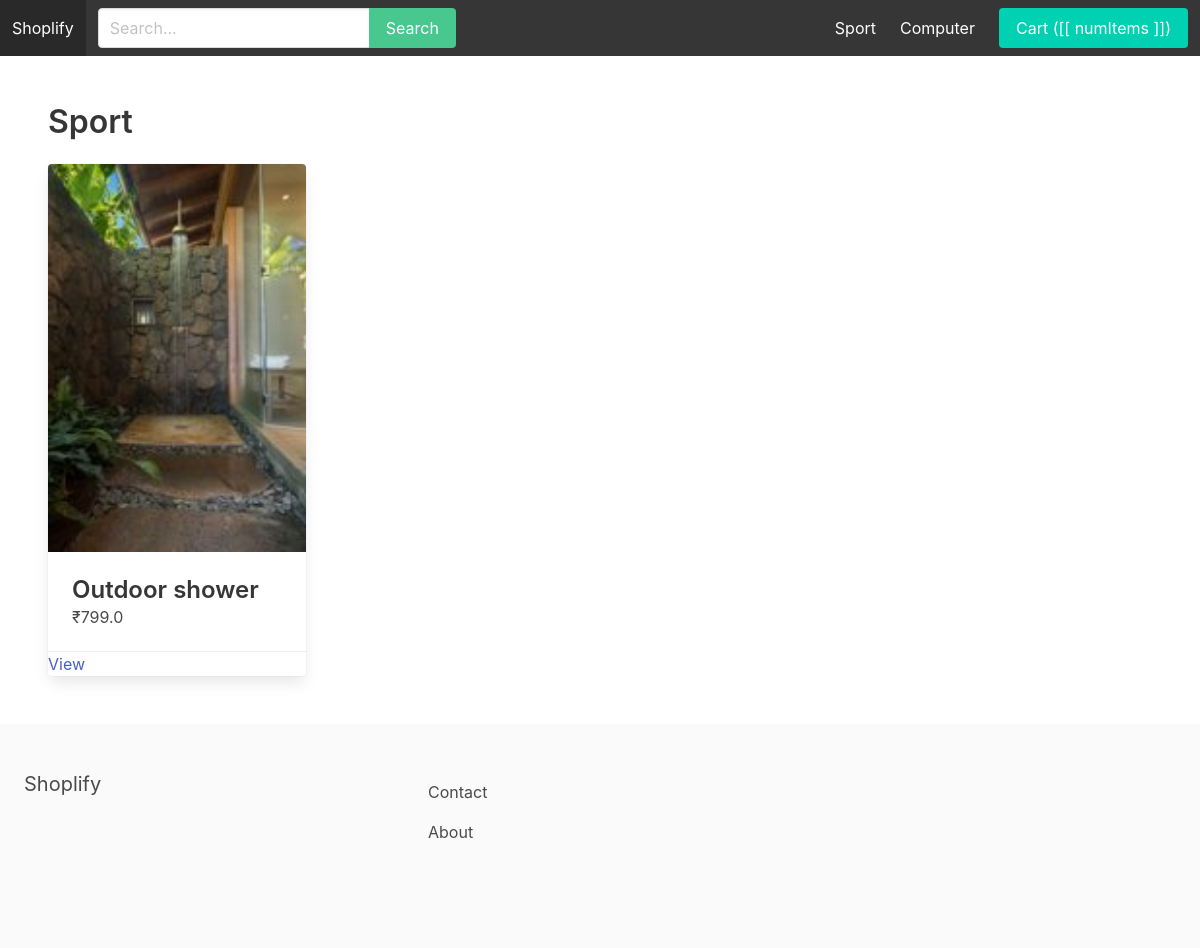
The page /sport/ on the database its author committed.
### store/models.py (models this page shows, shortened)
class Category(models.Model):
    title = models.CharField(max_length=255)
    slug = models.SlugField(max_length=255)
    ordering = models.IntegerField(default=0)
    class Meta:
        verbose_name_plural = 'Categories'
        ordering = ('ordering',)

class Product(models.Model):
    category = models.ForeignKey(Category, related_name='products', on_delete=models.CASCADE)
    title = models.CharField(max_length=255)
    slug = models.SlugField(max_length=255)
    description = models.TextField(blank=True, null=True)
    price = models.FloatField(max_length=255)
    is_featured = models.BooleanField(default=False)
    image = models.ImageField(upload_to='uploads/', blank=True, null=True)
    thumbnail = models.ImageField(upload_to='uploads/', blank=True, null=True)
    date_added = models.DateTimeField(auto_now_add=True)
    class Meta:
        ordering = ('-date_added',)

### store/views.py (the view)
# urls.py: path('<slug:slug>/', category_detail, name='category_detail'),
def category_detail(request, slug):
    category = get_object_or_404(Category, slug=slug)
    products = category.products.all()
    context = {
        'category': category,
        'products': products
    }
    return render(request, 'category_detail.html', context)

### cart/cart.py (called while the page is built)
    def __iter__(self):
        product_ids = self.cart.keys()
        product_clean_ids = []
        for p in product_ids:
            product_clean_ids.append(p)
            self.cart[str(p)]['product'] = Product.objects.get(pk=p)
        for item in self.cart.values():
            item['total_price'] = float(item['price']) * int(item['quantity'])
            yield item

    def get_total_length(self):
        return sum(int(item['quantity']) for item in self.cart.values())

    def get_total_cost(self):
            return sum(float(item['total_price']) for item in self)

### cart/context_processors.py (called while the page is built)
def cart(request):
    return {'cart': Cart(request)}

### store/context_processors.py (called while the page is built)
def menu_categories(request):
    categories = Category.objects.all()
    return {'menu_categories': categories}

### store/templates/category_detail.html (shortened to what this page needs)
{% extends 'base.html' %}
{% block content %}
    <h1 class="title">{{ category.title }}</h1>
    <div class="columns is-multiline">
        {% for product in products %}
            <div class="column is-3">
                <div class="card">
                    <div class="card-image">
                        <figure class="image">
                            <img src="{{ product.thumbnail.url }}">
                        </figure>
                    </div>
                    <div class="card-content">
                        <div class="media">
                            <div class="media-content">
                                <p class="title is-4">{{ product.title }}</p>
                                <p class="subtitle is-6">₹{{ product.price }}</p>
                            </div>
                        </div>
                    </div>
                    <footer class="card-footer">
                        <a href="{% url 'product_detail' category.slug product.slug %}" class="class-footer-item">View</a>
                    </footer>
                </div>
            </div>
        {% endfor %}
    </div>
{% endblock %}

### core/templates/base.html (shortened to what this page needs)
{% load static %}
<!DOCTYPE html>
<html>
    <head>
        <link rel="stylesheet" href="https://cdn.jsdelivr.net/npm/bulma@0.9.0/css/bulma.min.css">
        <link rel="stylesheet" href="{% static 'main.css' %}">
    </head>
    <body>
        <nav class="navbar is-dark" id="navbarapp">
            <div class="navbar-brand">
                <a href="{% url 'frontpage' %}" class="navbar-item" href="/">Shoplify</a>
            </div>
            <div id="main-navbar" class="navbar-menu" :class="{ 'is-active': menuClass }">
                <div class="navbar-start">
                    <div class="navbar-item">
                        <form method="get" action="{% url 'search' %}">
                            <div class="field has-addons">
                                <div class="control">
                                    <input type="text" class="input" placeholder="Search..." name="query">
                                </div>
                                <div class="control">
                                    <button class="button is-success">Search</button>
                                </div>
                            </div>
                        </form>
                    </div>
                </div>
                <div class ="navbar-end">
                    {% for category in menu_categories %}
                        <a href="{% url 'category_detail' category.slug %}" class="navbar-item">{{ category.title }}</a>
                    {% endfor %}
                    <div class="navbar-item">
                        <a href="{% url 'cart' %}" class="button is-primary">Cart ([[ numItems ]])</a>
                    </div>
                </div>
            </div>
        </nav>
        <section class="section">
            {% block content %}
            {% endblock %}
        </section>
        <footer class="footer">
            <div class="columns">
                <div class="column is-4">
                    <h2 class="subtitle">Shoplify</h2>
                </div>
                <div class="column is-8">
                    <a href="{% url 'contact' %}" class="navbar-item">Contact</a>
                    <a href="{% url 'about' %}" class="navbar-item">About</a>
                </div>
            </div>
        </footer>
    </body>
</html>

### rows shown on the page
Category: title "Sport"
Category: title "Computer"
Product: thumbnail (picture), title "Outdoor shower", price "799.0"
